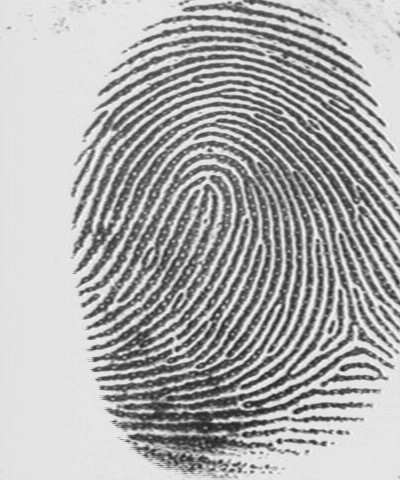
#> input picture 09/Assignment/Fingerprint.tif, 400 x 480 px
$ python Lab09_D.py
#> lines starting #> are read from the running program, lines starting #| are printed output that depends on the picture; after the words box and inside, x2 and y2 are one past the last pixel; in counts of white or black regions, pixels touching at a corner belong together
import numpy as np
import matplotlib.pyplot as plt
import skimage
from skimage.morphology import erosion, thin

finger = skimage.io.imread("Fingerprint.tif", as_gray=True)
#> finger is the input picture: shape (480, 400); min 27, max 251, mean 173.6

plt.figure(figsize=(12, 8))
plt.subplot(2, 2, 1)
plt.title("Original image")
plt.imshow(finger, cmap="gray")

plt.subplot(2, 2, 2)
thresh = skimage.filters.threshold_otsu(finger)
#> thresh = 159
binary = finger > thresh
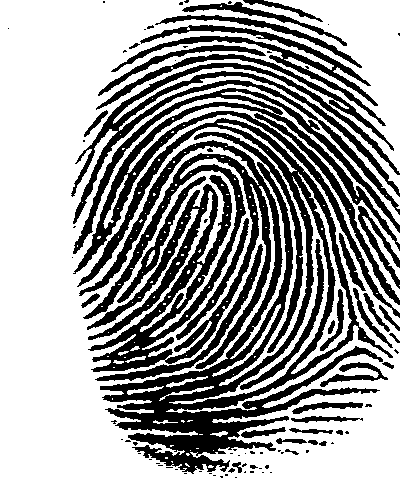
#> binary: shape (480, 400) bool; 61.9% white; 94 black regions (55 under 20 px), largest, box (x1, y1, x2, y2) and area: (77, 118, 393, 474) 38684, (73, 88, 400, 318) 8804, (71, 63, 400, 224) 6410
seed = finger > 70
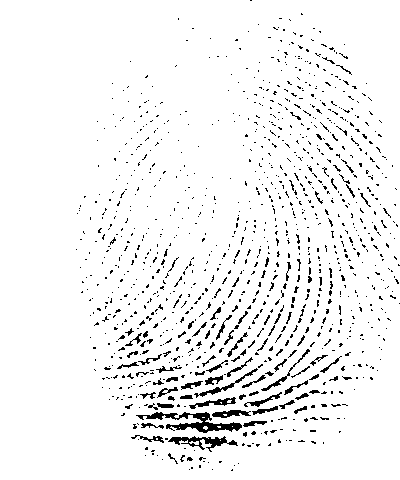
#> seed: shape (480, 400) bool; 94.9% white; black in thin lines or dots, all inside (x1, y1, x2, y2) = (76, 0, 400, 471)
reconstructed_image = skimage.morphology.reconstruction(seed, binary, method="erosion")
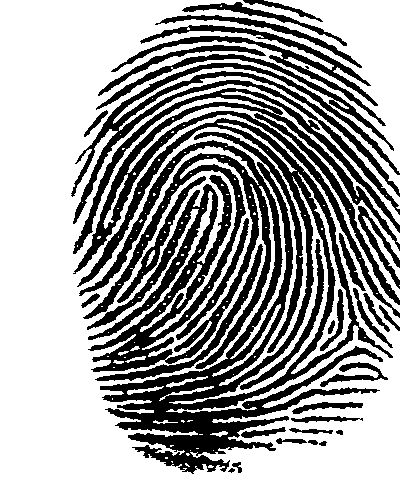
#> reconstructed_image: shape (480, 400) float64; values 0 (black) and 1 (white), 62.2% white; 34 black regions, largest, box (x1, y1, x2, y2) and area: (77, 118, 393, 474) 38684, (73, 88, 400, 318) 8804, (71, 63, 400, 224) 6410
reconstructed_image = skimage.util.invert(reconstructed_image)
plt.title("Reconstruct image")
plt.imshow(reconstructed_image, cmap="gray")

plt.subplot(2, 2, 3)
a = skimage.morphology.skeletonize(reconstructed_image)
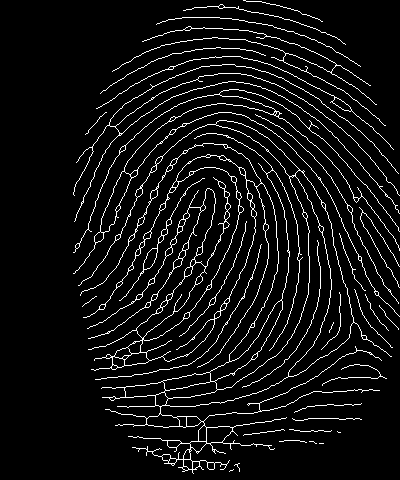
#> a: shape (480, 400) bool; 6.5% white in thin lines or dots, all inside (x1, y1, x2, y2) = (73, 0, 400, 474)
plt.title("Skeletonize image")
plt.imshow(a, cmap="gray")

plt.subplot(2, 2, 4)
plt.title("Features founded")

plt.setp(plt.gcf().get_axes(), xticks=[], yticks=[])
plt.tight_layout()
plt.show()
